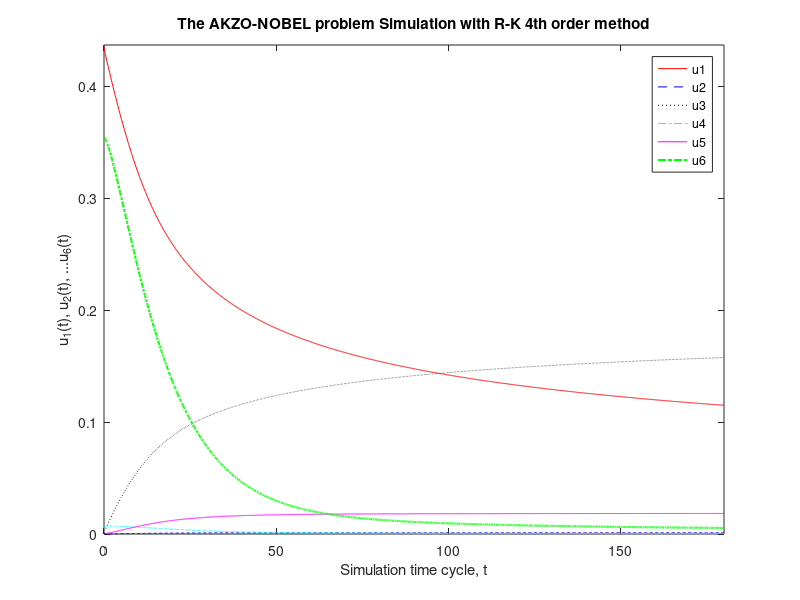
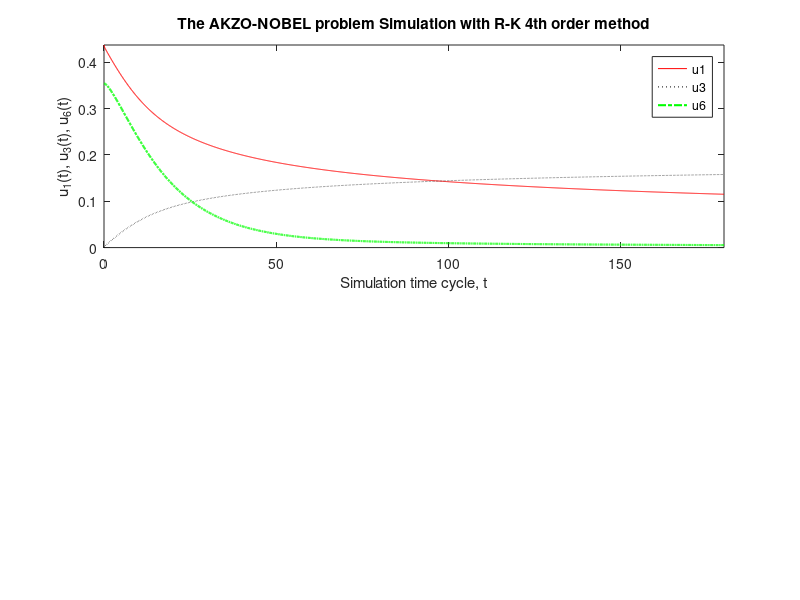

Source code (MATLAB) for these figures, in order: (Note: this script raises an error after producing the figures.)
function y=F_ANOBEL
%HELP: Akzo-NOBEL Problem. 
% Version of Chemical Akzo-Nobel problem taken from ODE problems compiled
% by W. Lioen and H. de Swart. 

% This problem originates from Akzo Nobel Central Research in Arnhem, The
% Netherlands. It describes a chemical process, in which 2 species, FLB and
% ZHU, are mixed, while carbon dioxide is continuously added. Resulting
% species of importance is ZLA. The names of the chemcial species are
% fictitious.
% Akzo-NOBEL implemented via Runge-Kutta Method in scripts

close all
% ICs:
Ks=115.83;
y(1,:)=[.437, .00123, 0, .007, 0, Ks*.437*.007];
%%%%%  NOTE: it's VERY important to show the ICs with proper indexing,
%%%%%  such as, y(1, :) or y(:,:) is one or :# of rows & :# of columns. 
%%%%%  Otherwises, anonymous function evaluation keeps giving an error on
%%%%%  matrix dimensions exceed ....
tstart=0;
hstep=.1;
tend=180; 
t=tstart:hstep:tend;
for ii=1:length(t)-1
    k1=F_anobel(y(ii,1), y(ii,2),y(ii,3), y(ii,4), y(ii,5), y(ii,6));
    k2=F_anobel(y(ii,1)+hstep*k1(:,1)/2, y(ii,2)+hstep*k1(:,2)/2,...
        y(ii,3)+hstep*k1(:,3)/2, y(ii,4)+hstep*k1(:,4)/2,...
        y(ii,5)+hstep*k1(:,5)/2, y(ii,6)+hstep*k1(:,6)/2);
    k3=F_anobel(y(ii,1)+hstep*k2(:,1)/2, y(ii,2)+hstep*k2(:,2)/2, ...
        y(ii,3)+hstep*k2(:,3)/2, y(ii,4)+hstep*k2(:,4)/2,...
        y(ii,5)+hstep*k2(:,5)/2, y(ii,6)+hstep*k2(:,6)/2);
    k4=F_anobel(y(ii,1)+hstep*k3(:,1), y(ii,2)+hstep*k3(:,2), ...
        y(ii,3)+hstep*k3(:,3)/2, y(ii,4)+hstep*k3(:,4)/2,...
        y(ii,5)+hstep*k3(:,5)/2, y(ii,6)+hstep*k3(:,6)/2);
    y(ii+1,:)=y(ii,:)+hstep*(k1+2*k2+2*k3+k4)/6;
end
% Just to get a plot: plot(h, y, 'linewidth', 1.5)
figure
plot(t, y(:,1), 'r', t, y(:,2), 'b--', t, y(:,3),'k:', t, y(:,4),...
    'c-.',t, y(:,5),'m',t, y(:,6), 'g-.', 'linewidth', 1.5 )
axis tight, legend ('u1', 'u2','u3','u4','u5','u6') 
title('The AKZO-NOBEL problem Simulation with R-K 4th order method')
xlabel('Simulation time cycle, t'),
ylabel('u_1(t), u_2(t), ...u_6(t)')
figure
subplot(211)
plot(t, y(:,1), 'r', t, y(:,3),'k:', t, y(:,6), 'g-.', 'linewidth', 1.5 )
axis tight, legend ('u1', 'u3','u6') 
title('The AKZO-NOBEL problem Simulation with R-K 4th order method')
xlabel('Simulation time cycle, t'),
ylabel('u_1(t), u_3(t), u_6(t)')

subplot '212'
plot(t, y(:,2), 'r--', t, y(:,4), 'b', t, y(:,5), 'm:','linewidth', 1.5 )
axis tight, legend ('u2','u4','u5','best') 
xlabel('Simulation time cycle, t'),
ylabel('u_2(t), u_4(t), u_5(t)')

function F=F_anobel(y1,y2,y3,y4,y5,y6)

k1=18.7; k2=.58; k3=.09; k4=.42; K=34.4; klA=3.3; 
Ks=115.83; pCO2=.9; H=737;
        
F=[-2*k1*y1^4*y2^.5+k2*y3*y4-(k2/K*y1*y5)-(k3*y1*y4^2),...
-0.5*(k1*y1^4*y2^.5)-(k3*y1*y4^2)-.5*(k4*y6^2*y2^.5)+(klA*(pCO2/H-y2)),...
(k1*y1^4*y2^.5)-k2*y3*y4+(k2/K*y1*y5),...
-k2*y3*y4+(k2/K*y1*y5)-2*(k3*y1*y4^2),...
k2*y3*y4-(k2/K*y1*y5)+(k4*y6^2*y2^.5), Ks*y1*y4-y6];

return